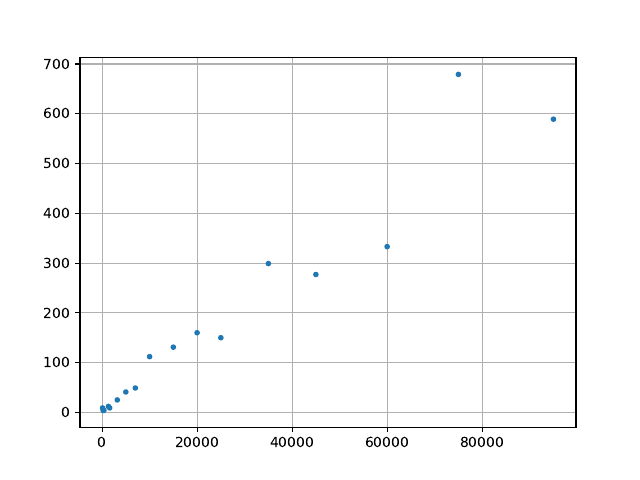

Source code (Python):
from matplotlib import pyplot as plt
import numpy as np
am_of_ells = [100 ,228 ,400 ,1337 ,1600 ,3200 ,5000 ,7000 ,10000 ,15000 ,20000 ,25000 ,35000 ,45000 ,60000 ,75000 ,95000 ,]
time = [9 ,4 ,4 ,12 ,9 ,25 ,41 ,49 ,112 ,131 ,160 ,150 ,299 ,277 ,333 ,679 ,589 ,]
plt.grid()
plt.plot(am_of_ells, time, '.')
plt.savefig('task2.2.pdf')
plt.show()